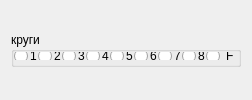
            <widget class="QWidget" name="page_laps">
             <layout class="QHBoxLayout" name="horizontalLayout_9">
              <item>
               <widget class="QGroupBox" name="laps_box">
                <property name="minimumSize">
                 <size>
                  <width>0</width>
                  <height>0</height>
                 </size>
                </property>
                <property name="maximumSize">
                 <size>
                  <width>16777215</width>
                  <height>35</height>
                 </size>
                </property>
                <property name="title">
                 <string>круги</string>
                </property>
                <layout class="QHBoxLayout" name="horizontalLayout_10">
                 <property name="spacing">
                  <number>0</number>
                 </property>
                 <property name="leftMargin">
                  <number>0</number>
                 </property>
                 <property name="topMargin">
                  <number>0</number>
                 </property>
                 <property name="rightMargin">
                  <number>0</number>
                 </property>
                 <property name="bottomMargin">
                  <number>4</number>
                 </property>
                 <item>
                  <widget class="QRadioButton" name="lap1">
                   <property name="cursor">
                    <cursorShape>PointingHandCursor</cursorShape>
                   </property>
                   <property name="focusPolicy">
                    <enum>Qt::NoFocus</enum>
                   </property>
                   <property name="styleSheet">
                    <string notr="true">spacing: 2px;
</string>
                   </property>
                   <property name="text">
                    <string>1</string>
                   </property>
                  </widget>
                 </item>
                 <item>
                  <widget class="QRadioButton" name="lap2">
                   <property name="cursor">
                    <cursorShape>PointingHandCursor</cursorShape>
                   </property>
                   <property name="focusPolicy">
                    <enum>Qt::NoFocus</enum>
                   </property>
                   <property name="styleSheet">
                    <string notr="true">spacing: 2px;
</string>
                   </property>
                   <property name="text">
                    <string>2</string>
                   </property>
                  </widget>
                 </item>
                 <item>
                  <widget class="QRadioButton" name="lap3">
                   <property name="cursor">
                    <cursorShape>PointingHandCursor</cursorShape>
                   </property>
                   <property name="focusPolicy">
                    <enum>Qt::NoFocus</enum>
                   </property>
                   <property name="styleSheet">
                    <string notr="true">spacing: 2px;
</string>
                   </property>
                   <property name="text">
                    <string>3</string>
                   </property>
                  </widget>
                 </item>
                 <item>
                  <widget class="QRadioButton" name="lap4">
                   <property name="cursor">
                    <cursorShape>PointingHandCursor</cursorShape>
                   </property>
                   <property name="focusPolicy">
                    <enum>Qt::NoFocus</enum>
                   </property>
                   <property name="styleSheet">
                    <string notr="true">spacing: 2px;

</string>
                   </property>
                   <property name="text">
                    <string>4</string>
                   </property>
                  </widget>
                 </item>
                 <item>
                  <widget class="QRadioButton" name="lap5">
                   <property name="cursor">
                    <cursorShape>PointingHandCursor</cursorShape>
                   </property>
                   <property name="focusPolicy">
                    <enum>Qt::NoFocus</enum>
                   </property>
                   <property name="styleSheet">
                    <string notr="true">spacing: 2px;
</string>
                   </property>
                   <property name="text">
                    <string>5</string>
                   </property>
                  </widget>
                 </item>
                 <item>
                  <widget class="QRadioButton" name="lap6">
                   <property name="cursor">
                    <cursorShape>PointingHandCursor</cursorShape>
                   </property>
                   <property name="focusPolicy">
                    <enum>Qt::NoFocus</enum>
                   </property>
                   <property name="styleSheet">
                    <string notr="true">spacing : 2px;
 </string>
                   </property>
                   <property name="text">
                    <string>6</string>
                   </property>
                  </widget>
                 </item>
                 <item>
                  <widget class="QRadioButton" name="lap7">
                   <property name="cursor">
                    <cursorShape>PointingHandCursor</cursorShape>
                   </property>
                   <property name="focusPolicy">
                    <enum>Qt::NoFocus</enum>
                   </property>
                   <property name="styleSheet">
                    <string notr="true">spacing: 2px;
</string>
                   </property>
                   <property name="text">
                    <string>7</string>
                   </property>
                  </widget>
                 </item>
                 <item>
                  <widget class="QRadioButton" name="lap8">
                   <property name="cursor">
                    <cursorShape>PointingHandCursor</cursorShape>
                   </property>
                   <property name="focusPolicy">
                    <enum>Qt::NoFocus</enum>
                   </property>
                   <property name="styleSheet">
                    <string notr="true">spacing: 2px;</string>
                   </property>
                   <property name="text">
                    <string>8</string>
                   </property>
                  </widget>
                 </item>
                 <item>
                  <widget class="QRadioButton" name="lap_finish">
                   <property name="maximumSize">
                    <size>
                     <width>32</width>
                     <height>16</height>
                    </size>
                   </property>
                   <property name="text">
                    <string>F</string>
                   </property>
                  </widget>
                 </item>
                </layout>
               </widget>
              </item>
             </layout>
            </widget>
